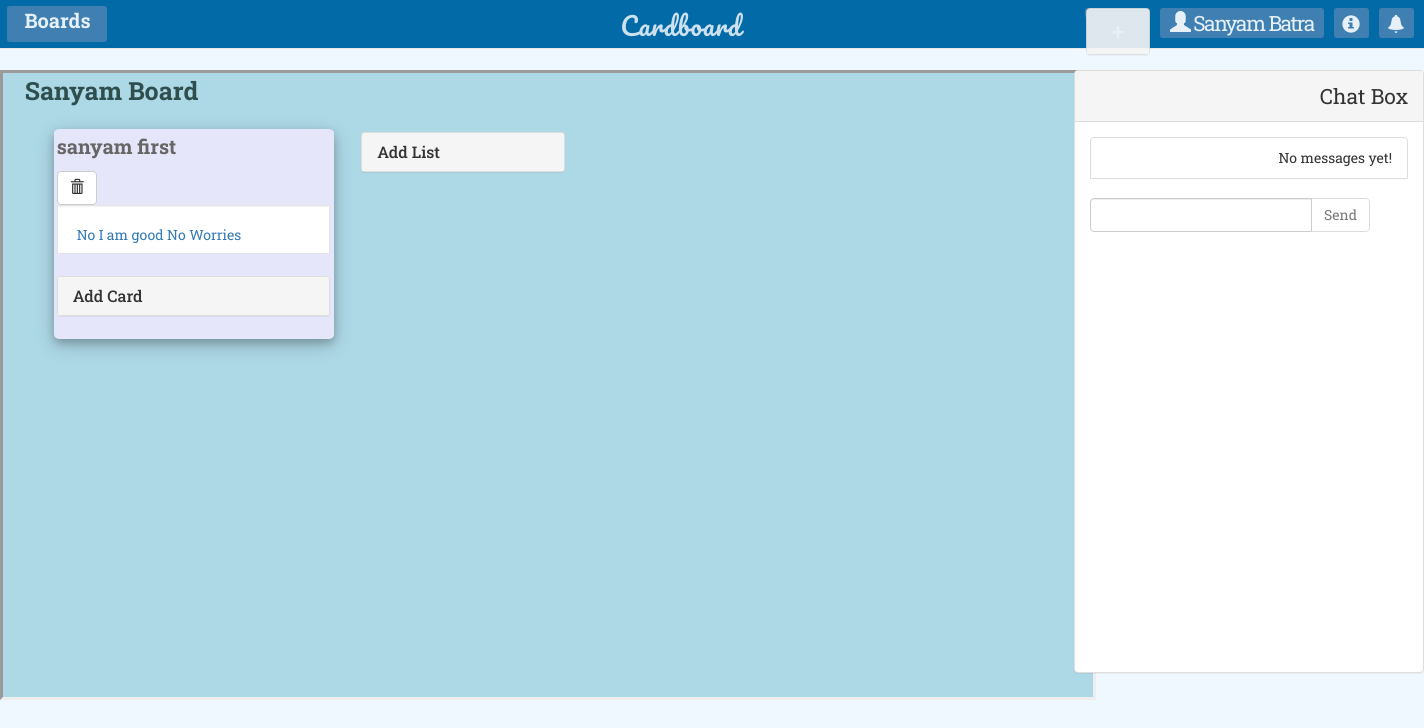
Screenshot of /boards/b/DwsuGdbDqu/ (signed in) with the database file from the repository.
### Boards/models.py (models this page shows, shortened)
class Boards(models.Model):
    uuid = models.CharField(max_length=50)
    title = models.CharField(max_length=100)
    listInsideProjects = models.ManyToManyField(ListofCards, related_name='listinside')

class ListofCards(models.Model):
    title = models.CharField(max_length=100)
    key = models.CharField(max_length=100)
    listofcards = models.ManyToManyField(Card_id, related_name='listcards')

### Cards/models.py (models this page shows, shortened)
class Cards_title(models.Model):
    c_key = models.ForeignKey(Card_id, on_delete=models.CASCADE)
    name = models.CharField(max_length=100)

### Boards/views.py (the view, shortened to what this page needs)
# urls.py: url(r'^b/(?P<idd>[\w\-]+)/$', views.list_add, name='list-add'),
def list_add(request, idd):
    if request.user.is_authenticated():
        b = Boards.objects.get(uuid=idd)
        ll = b.listInsideProjects.all()
        names = Cards_title.objects.all()
        cards = Cards.objects.all()
        return render(request, 'Boards/addlist.html', {'obj': ll,  'board_id': idd, 'names':names, 'cards':cards ,'board': b })
    else:
        redirect('Home:login')

### Boards/Templates/Boards/addlist.html (shortened to what this page needs)
{% extends 'Cards/base.html' %}
{% block body %}
    <div style="position:absolute; width:100%; height: 100%; background-color: aliceblue; ">
{% load staticfiles %}
    <link rel="stylesheet" type="text/css" href="{% static 'Boards/liststyle.css' %}">
    <link rel="stylesheet" type="text/css" href="{% static 'Cards/cards.css' %}">
    <link rel="stylesheet" type="text/css" href="{% static 'Cards/sticky.css' %}">
    {% include 'Cards/navigation.html' %}
    <div class="big-box" style="height:630px; width: 77%; overflow-x: scroll; overflow-y:scroll; background-color: lightblue;  border-style: inset;">
    <p style="margin-left: 2%; font-size: 25px; color: darkslategray; "><strong>{{ board.title }}</strong></p>
        <ul style="white-space: nowrap;">
        {% for q in obj %}
        <div class="cardboard">
        <p class="list_title">
            <b>{{ q.title }}</b>
        </p>
        <form action="{% url 'boards:delete_list' q.pk %}" method="post" style="display: inline;">
                <button class="btn btn-default" title="Delete Card"><span class="glyphicon glyphicon-trash"></span></button>
            </form>
        {% for p in q.listofcards.all %}
                {% for x in cards %}
                    {% if x.key == p.key %}
                <a href="#popUpWindow{{ x.pk }}" name="check_user" data-toggle="modal" style="text-decoration: none;">
                <div class="well">
                {% for z in names %}
                    {% if z.c_key == p %}
                        {{ z.name }}
                    {% endif %}
                {% endfor %}
                </div>
                </a>
                    {% endif %}
                    {% endfor %}
            {% endfor %}
        <br>
        <div class="panel-group">
        <div class="panel panel-default">
        <div class="panel-heading">
        <h4 class="panel-title">
        <a data-toggle="collapse" href="#collapse{{ q.id }}" style="text-decoration: none;">Add Card</a>
        </h4>
        </div>
            </div>
        </div>
        </div>
        {% endfor %}
    <div class="panel-group" style="display: inline-block; width: 15em; margin: 1%; padding: 0.3%;">
        <div class="panel panel-default">
        <div class="panel-heading">
        <h4 class="panel-title">
        <a data-toggle="collapse" href="#collapse1" style="text-decoration: none;">Add List</a>
        </h4>
        </div>
        </div>
        </div>
</ul>
        </div>
        {% include 'alpha/home.html' %}
</div>
{% endblock %}

### Cards/Templates/Cards/navigation.html (shortened to what this page needs)
{% load staticfiles %}
<link rel="stylesheet" type="text/css" href="{% static 'Home/navbar.css' %}">
<nav class="navbar navbar-default" id="navi">
    <div class="container-fluid" >
       <div class="navbar-header">
            <a class="navbar-brand" style="color: white" href="{% url 'cards:CardsProjects_All' %}">Cardboard</a>
        </div>
        <ul class="nav navbar-nav">
            <li>
                <div class="boardshead">
                    <a href="{% url 'boards:boards_add' %}" >Boards</a>
                </div>
            </li>
            <li>
                <div class="boardadd">
                    <div class="panel-group" style=" height:10px; padding: 0.3%;">
        <div class="panel panel-default">
        <div class="panel-heading">
        <h4 class="panel-title">
        <a data-toggle="collapse" href="#collapse2" style="text-decoration: none;">+</a>
        </h4>
        </div>
        </div>
        </div>
                </div>
            </li>
            <li class="dropdown">
                <div class="userdet">
                <a href="#" class="dropdown-toggle" data-toggle="dropdown" style="font-size: 1.5em; letter-spacing: -1.5px;"><span class="glyphicon glyphicon-user" id="123"  style="color: white;font-size: 1em; "></span> {{ request.user.first_name }} {{ request.user.last_name }}</a>
                </div>
            </li>
            <li>
                <div class="info">
                    <a href="#"><span class="glyphicon glyphicon-info-sign" style="color:white"></span></a>
                </div>
            </li>
            <li>
                 <div class="notific">
                    <a href="#"><span class="glyphicon glyphicon-bell" style="color:white"></span></a>
                </div>
            </li>
        </ul>
    </div>
 </nav>

### Home/static/Home/navbar.css (style rules this page uses)
body { font-family: 'Roboto Slab', serif; }
#navi { background: #026aa7; border-radius:0; position: relative; top:-1px; left: -0.56px; width: 100.1%; }
.navbar-brand { position: absolute; left:620px; font-size:25px; opacity: 0.8; font-family: 'Pacifico', cursive; letter-spacing: 1px; }
.boardshead { position: relative; background-color:steelblue; text-align: center; border-radius: 3px; width:100px; height:36px; top:6px; left:-8px; opacity:0.9; }
.boardshead a { color:white; text-decoration: none; font-size:20px; font-weight:700; }
.boardadd { position: relative; background-color:steelblue; border-radius: 3px; top:8px; left:970px; opacity:0.9; }
.boardadd a { color:white; font-size:23px; padding: 10px; text-decoration: none; }
.userdet { position: relative; left:980px; background-color:steelblue; border-radius: 3px; opacity: 0.9; top:8px; }
.userdet a { color:white; font-size:23px; padding: 10px; text-decoration: none; }
.info { position: relative; left:990px; background-color:steelblue; border-radius: 3px; opacity: 0.9; top:8px; height:30px; width: 35px; }
.info a { text-decoration: none; position: relative; top:5px; left:8px; font-size:18px; }
.notific { position: relative; left:1000px; background-color:steelblue; border-radius: 3px; opacity: 0.9; top:8px; height:30px; width:35px; }
.notific a { text-decoration: none; position: relative; top:5px; left:8px; font-size:18px; }

### Boards/static/Boards/liststyle.css (style rules this page uses)
.cardboard { display: inline-block; width: 20em; height: auto; border-radius: 2%; background-color: #E6E6FA; margin: 1%; z-index: -50; padding: 0.3%; box-shadow: 0 4px 8px 0 rgba(0, 0, 0, 0.2), 0 6px 20px 0 rgba(0, 0, 0, 0.19); white-space:nowrap; vertical-align: top; }
.list_title { color: #666666; font-size: 20px; }
.well { height: 3.5em; background-color: white; margin-bottom: 2px; border-radius: 2%; box-shadow: #666666; text-align: left; }

### Cards/static/Cards/sticky.css (style rules this page uses)
ul,li { list-style:none; }

### rows the page displays
Boards: title "Sanyam Board"
ListofCards: title "sanyam first"
Cards_title: name "No I am good No Worries"

### other values shown
{{ request.user.first_name }} "Sanyam"
{{ request.user.last_name }} "Batra"
